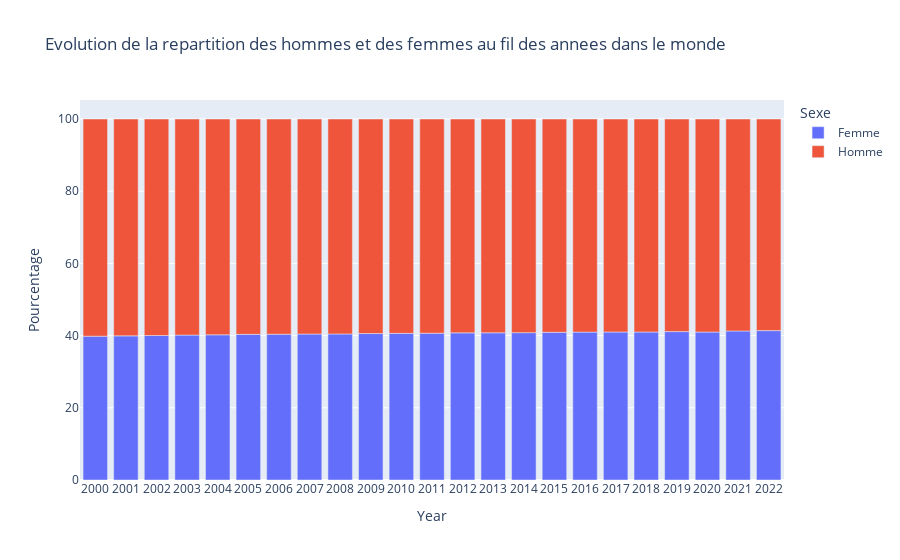

The code cell stored with this chart in its notebook:
### Code cell
liste_indicateurs = []
liste_annees = []
liste_sexes = []

for year in list(pd.unique(data.year)):
    moyenne_femme_active = np.mean(data[data.year==year]["Pourcentage_femme_active"])
    moyenne_homme_active = np.mean(data[data.year==year]["Pourcentage_homme_active"])
    liste_annees.extend([year,year])
    liste_sexes.extend(["Femme","Homme"])
    liste_indicateurs.extend([moyenne_femme_active,moyenne_homme_active])
    
repartition_hf = pd.DataFrame({"Year":liste_annees,
                               "Sexe":liste_sexes,
                               "Pourcentage":liste_indicateurs})

px.bar(
    repartition_hf,
    x="Year",
    y="Pourcentage",
    color="Sexe",
    title="Evolution de la repartition des hommes et des femmes au fil des annees dans le monde"
)

### Figure 1 — Plotly figure (JSON) as saved in the notebook; plotly's stock layout.template omitted (floating-point values rounded to 4 significant figures)
{"data": [{"alignmentgroup": "True", "hovertemplate": "Sexe=Femme<br>Year=%{x}<br>Pourcentage=%{y}<extra></extra>", "legendgroup": "Femme", "marker": {"color": "#636efa", "pattern": {"shape": ""}}, "name": "Femme", "offsetgroup": "Femme", "orientation": "v", "showlegend": true, "textposition": "auto", "type": "bar", "x": ["2000", "2001", "2002", "2003", "2004", "2005", "2006", "2007", "2008", "2009", "2010", "2011", "2012", "2013", "2014", "2015", "2016", "2017", "2018", "2019", "2020", "2021", "2022"], "xaxis": "x", "y": [39.84, 39.93, 40.03, 40.15, 40.22, 40.35, 40.38, 40.43, 40.46, 40.57, 40.62, 40.66, 40.76, 40.78, 40.82, 40.91, 40.97, 41.0, 40.99, 41.11, 40.99, 41.28, 41.38], "yaxis": "y"}, {"alignmentgroup": "True", "hovertemplate": "Sexe=Homme<br>Year=%{x}<br>Pourcentage=%{y}<extra></extra>", "legendgroup": "Homme", "marker": {"color": "#EF553B", "pattern": {"shape": ""}}, "name": "Homme", "offsetgroup": "Homme", "orientation": "v", "showlegend": true, "textposition": "auto", "type": "bar", "x": ["2000", "2001", "2002", "2003", "2004", "2005", "2006", "2007", "2008", "2009", "2010", "2011", "2012", "2013", "2014", "2015", "2016", "2017", "2018", "2019", "2020", "2021", "2022"], "xaxis": "x", "y": [60.16, 60.07, 59.97, 59.85, 59.78, 59.65, 59.62, 59.57, 59.54, 59.43, 59.38, 59.34, 59.24, 59.22, 59.18, 59.09, 59.03, 59.0, 59.01, 58.89, 59.01, 58.72, 58.62], "yaxis": "y"}], "layout": {"barmode": "relative", "legend": {"title": {"text": "Sexe"}, "tracegroupgap": 0}, "title": {"text": "Evolution de la repartition des hommes et des femmes au fil des annees dans le monde"}, "xaxis": {"anchor": "y", "domain": [0, 1], "title": {"text": "Year"}}, "yaxis": {"anchor": "x", "domain": [0, 1], "title": {"text": "Pourcentage"}}}}
